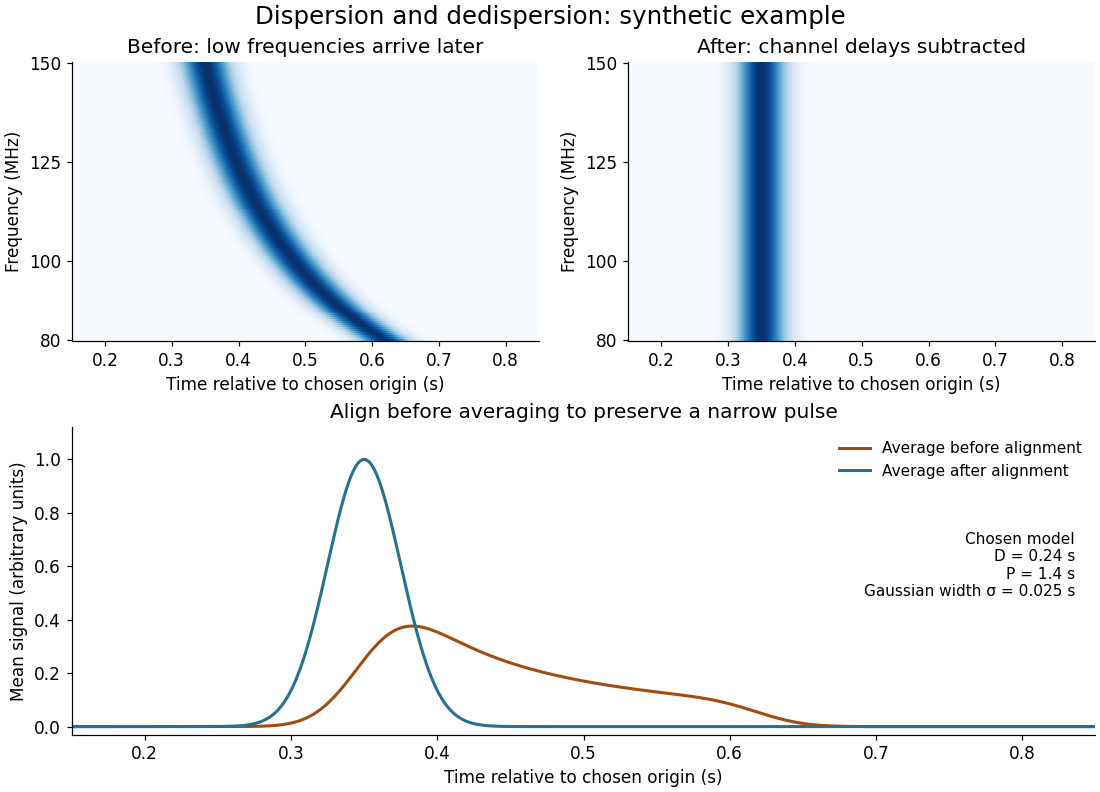

Write the Python code that produced this figure.
"""Original cold-plasma delay model; Python 3.14, NumPy 2.3.5, Matplotlib 3.10.7.

Run from _media. All signals are synthetic, noiseless, and deliberately chosen.
Delay = D [(f / 100 MHz)^-2 - (150 MHz / 100 MHz)^-2], D = 0.24 s.
No historical measurements, SciPy, or deconvolution are used.
"""
from pathlib import Path
import matplotlib.pyplot as plt
import numpy as np

D = .24
PERIOD = 1.4
SIGMA = .025


def delay(f_mhz):
    return D * ((np.asarray(f_mhz) / 100) ** -2 - (150 / 100) ** -2)


def signal(t):
    return sum(np.exp(-.5 * ((t - peak) / SIGMA) ** 2) for peak in [.35, .35 + PERIOD])


def model():
    t = np.linspace(0, 2.4, 4801)
    freq = np.linspace(80, 150, 141)
    raw = signal(t[None, :] - delay(freq)[:, None])
    # Inverse time shift: corrected(f,t) = raw(f,t + delay(f)). Evaluate
    # the continuous model to avoid interpolation artifacts or finite-window padding.
    corrected = signal(t[None, :] + delay(freq)[:, None] - delay(freq)[:, None])
    return t, freq, raw, corrected


def main():
    plt.rcParams.update({'font.size': 11, 'axes.spines.top': False, 'axes.spines.right': False})
    t, freq, raw, corrected = model()
    fig = plt.figure(figsize=(10, 7.2), facecolor='white', layout='constrained')
    gs = fig.add_gridspec(2, 2, height_ratios=[1, 1.1])
    for col, values, title in [(0, raw, 'Before: low frequencies arrive later'), (1, corrected, 'After: channel delays subtracted')]:
        ax = fig.add_subplot(gs[0, col])
        ax.pcolormesh(t, freq, values, shading='auto', cmap='Blues', vmin=0, vmax=1, rasterized=True)
        ax.set(xlim=(.15, .85), xlabel='Time relative to chosen origin (s)', ylabel='Frequency (MHz)', title=title)
        ax.set_yticks([80, 100, 125, 150])
    ax = fig.add_subplot(gs[1, :])
    ax.plot(t, raw.mean(axis=0), color='#a04d10', lw=2, label='Average before alignment')
    ax.plot(t, corrected.mean(axis=0), color='#26718f', lw=2, label='Average after alignment')
    ax.set(xlim=(.15, .85), ylim=(-.03, 1.12), xlabel='Time relative to chosen origin (s)', ylabel='Mean signal (arbitrary units)', title='Align before averaging to preserve a narrow pulse')
    ax.legend(loc='upper right', frameon=False, fontsize=10)
    ax.text(.98, .55, 'Chosen model\nD = 0.24 s\nP = 1.4 s\nGaussian width σ = 0.025 s', transform=ax.transAxes, ha='right', va='center', fontsize=10)
    fig.suptitle('Dispersion and dedispersion: synthetic example', fontsize=16)
    fig.savefig(Path(__file__).stem + '.png', dpi=110, facecolor='white')
    plt.close(fig)


if __name__ == '__main__':
    main()
